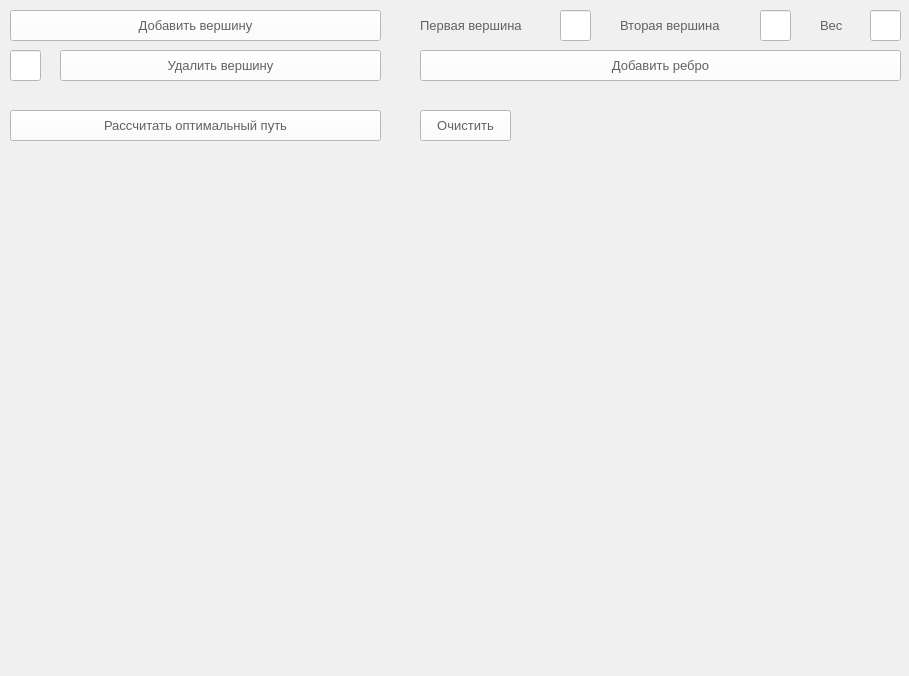
<?xml version="1.0" encoding="UTF-8"?>
<ui version="4.0">
 <class>TSP</class>
 <widget class="QMainWindow" name="TSP">
  <property name="geometry">
   <rect>
    <x>0</x>
    <y>0</y>
    <width>909</width>
    <height>676</height>
   </rect>
  </property>
  <property name="windowTitle">
   <string>TSP</string>
  </property>
  <property name="styleSheet">
   <string notr="true">background-color: rgb(240, 240, 240);</string>
  </property>
  <widget class="QWidget" name="centralwidget">
   <widget class="QWidget" name="verticalLayoutWidget">
    <property name="geometry">
     <rect>
      <x>10</x>
      <y>150</y>
      <width>501</width>
      <height>511</height>
     </rect>
    </property>
    <layout class="QVBoxLayout" name="verticalLayout"/>
   </widget>
   <widget class="QPushButton" name="Btn_Add_Top">
    <property name="geometry">
     <rect>
      <x>10</x>
      <y>10</y>
      <width>371</width>
      <height>31</height>
     </rect>
    </property>
    <property name="font">
     <font>
      <pointsize>10</pointsize>
     </font>
    </property>
    <property name="styleSheet">
     <string notr="true">background-color: rgb(255, 255, 255);
color: rgb(97, 97, 97);</string>
    </property>
    <property name="text">
     <string>Добавить вершину</string>
    </property>
   </widget>
   <widget class="QPushButton" name="Btn_Del_Top">
    <property name="geometry">
     <rect>
      <x>60</x>
      <y>50</y>
      <width>321</width>
      <height>31</height>
     </rect>
    </property>
    <property name="font">
     <font>
      <pointsize>10</pointsize>
     </font>
    </property>
    <property name="styleSheet">
     <string notr="true">background-color: rgb(255, 255, 255);
color: rgb(97, 97, 97);</string>
    </property>
    <property name="text">
     <string>Удалить вершину</string>
    </property>
   </widget>
   <widget class="QPushButton" name="Btn_Add_Edge_2">
    <property name="geometry">
     <rect>
      <x>420</x>
      <y>50</y>
      <width>481</width>
      <height>31</height>
     </rect>
    </property>
    <property name="font">
     <font>
      <pointsize>10</pointsize>
     </font>
    </property>
    <property name="styleSheet">
     <string notr="true">background-color: rgb(255, 255, 255);
color: rgb(97, 97, 97);</string>
    </property>
    <property name="text">
     <string>Добавить ребро</string>
    </property>
   </widget>
   <widget class="QPushButton" name="Btn_Calculate">
    <property name="geometry">
     <rect>
      <x>10</x>
      <y>110</y>
      <width>371</width>
      <height>31</height>
     </rect>
    </property>
    <property name="font">
     <font>
      <pointsize>10</pointsize>
     </font>
    </property>
    <property name="styleSheet">
     <string notr="true">background-color: rgb(255, 255, 255);
color: rgb(97, 97, 97);</string>
    </property>
    <property name="text">
     <string>Рассчитать оптимальный путь</string>
    </property>
   </widget>
   <widget class="QLineEdit" name="LE_Del_Top_index">
    <property name="geometry">
     <rect>
      <x>10</x>
      <y>50</y>
      <width>31</width>
      <height>31</height>
     </rect>
    </property>
    <property name="font">
     <font>
      <pointsize>10</pointsize>
     </font>
    </property>
    <property name="styleSheet">
     <string notr="true">background-color: rgb(255, 255, 255);
color: rgb(97, 97, 97);</string>
    </property>
    <property name="text">
     <string/>
    </property>
    <property name="frame">
     <bool>true</bool>
    </property>
    <property name="alignment">
     <set>Qt::AlignCenter</set>
    </property>
    <property name="dragEnabled">
     <bool>false</bool>
    </property>
   </widget>
   <widget class="QLabel" name="L_Add_Edge_2_Top_1">
    <property name="geometry">
     <rect>
      <x>420</x>
      <y>10</y>
      <width>131</width>
      <height>31</height>
     </rect>
    </property>
    <property name="font">
     <font>
      <pointsize>10</pointsize>
     </font>
    </property>
    <property name="styleSheet">
     <string notr="true">color: rgb(97,97,97);</string>
    </property>
    <property name="text">
     <string>Первая вершина</string>
    </property>
   </widget>
   <widget class="QLineEdit" name="LE_Add_Edge_2_Top_1">
    <property name="geometry">
     <rect>
      <x>560</x>
      <y>10</y>
      <width>31</width>
      <height>31</height>
     </rect>
    </property>
    <property name="font">
     <font>
      <pointsize>10</pointsize>
     </font>
    </property>
    <property name="styleSheet">
     <string notr="true">background-color: rgb(255, 255, 255);
color: rgb(97, 97, 97);</string>
    </property>
    <property name="text">
     <string/>
    </property>
    <property name="frame">
     <bool>true</bool>
    </property>
    <property name="alignment">
     <set>Qt::AlignCenter</set>
    </property>
    <property name="dragEnabled">
     <bool>false</bool>
    </property>
   </widget>
   <widget class="QLabel" name="L_Add_Edge_2_Weight">
    <property name="geometry">
     <rect>
      <x>820</x>
      <y>10</y>
      <width>41</width>
      <height>31</height>
     </rect>
    </property>
    <property name="font">
     <font>
      <pointsize>10</pointsize>
     </font>
    </property>
    <property name="styleSheet">
     <string notr="true">color: rgb(97, 97, 97);</string>
    </property>
    <property name="text">
     <string>Вес</string>
    </property>
   </widget>
   <widget class="QLineEdit" name="LE_Add_Edge_2_Weight">
    <property name="geometry">
     <rect>
      <x>870</x>
      <y>10</y>
      <width>31</width>
      <height>31</height>
     </rect>
    </property>
    <property name="font">
     <font>
      <pointsize>10</pointsize>
     </font>
    </property>
    <property name="styleSheet">
     <string notr="true">background-color: rgb(255, 255, 255);
color: rgb(97, 97, 97);</string>
    </property>
    <property name="frame">
     <bool>true</bool>
    </property>
    <property name="alignment">
     <set>Qt::AlignCenter</set>
    </property>
    <property name="dragEnabled">
     <bool>false</bool>
    </property>
   </widget>
   <widget class="QLabel" name="L_Add_Edge_2_Top_2">
    <property name="geometry">
     <rect>
      <x>620</x>
      <y>10</y>
      <width>131</width>
      <height>31</height>
     </rect>
    </property>
    <property name="font">
     <font>
      <pointsize>10</pointsize>
     </font>
    </property>
    <property name="styleSheet">
     <string notr="true">color: rgb(97, 97, 97);</string>
    </property>
    <property name="text">
     <string>Вторая вершина</string>
    </property>
   </widget>
   <widget class="QLineEdit" name="LE_Add_Edge_2_Top_2">
    <property name="geometry">
     <rect>
      <x>760</x>
      <y>10</y>
      <width>31</width>
      <height>31</height>
     </rect>
    </property>
    <property name="font">
     <font>
      <pointsize>10</pointsize>
     </font>
    </property>
    <property name="styleSheet">
     <string notr="true">background-color: rgb(255, 255, 255);
color: rgb(97, 97, 97);</string>
    </property>
    <property name="frame">
     <bool>true</bool>
    </property>
    <property name="alignment">
     <set>Qt::AlignCenter</set>
    </property>
    <property name="dragEnabled">
     <bool>false</bool>
    </property>
   </widget>
   <widget class="QLabel" name="L_Result">
    <property name="geometry">
     <rect>
      <x>520</x>
      <y>580</y>
      <width>371</width>
      <height>21</height>
     </rect>
    </property>
    <property name="font">
     <font>
      <pointsize>10</pointsize>
     </font>
    </property>
    <property name="styleSheet">
     <string notr="true">color: rgb(40, 255, 7);
</string>
    </property>
    <property name="text">
     <string/>
    </property>
   </widget>
   <widget class="QLabel" name="L_Path_length">
    <property name="geometry">
     <rect>
      <x>520</x>
      <y>610</y>
      <width>371</width>
      <height>21</height>
     </rect>
    </property>
    <property name="font">
     <font>
      <pointsize>10</pointsize>
     </font>
    </property>
    <property name="styleSheet">
     <string notr="true">color: rgb(0, 0, 0);
</string>
    </property>
    <property name="text">
     <string/>
    </property>
   </widget>
   <widget class="QLabel" name="L_Errors">
    <property name="geometry">
     <rect>
      <x>520</x>
      <y>640</y>
      <width>371</width>
      <height>20</height>
     </rect>
    </property>
    <property name="font">
     <font>
      <pointsize>10</pointsize>
     </font>
    </property>
    <property name="styleSheet">
     <string notr="true">color: rgb(255, 0, 0);
</string>
    </property>
    <property name="text">
     <string/>
    </property>
   </widget>
   <widget class="QPushButton" name="L_Clear">
    <property name="geometry">
     <rect>
      <x>420</x>
      <y>110</y>
      <width>91</width>
      <height>31</height>
     </rect>
    </property>
    <property name="font">
     <font>
      <pointsize>10</pointsize>
     </font>
    </property>
    <property name="styleSheet">
     <string notr="true">background-color: rgb(255, 255, 255);
color: rgb(97, 97, 97);</string>
    </property>
    <property name="text">
     <string>Очистить</string>
    </property>
   </widget>
  </widget>
 </widget>
 <resources/>
 <connections/>
</ui>
